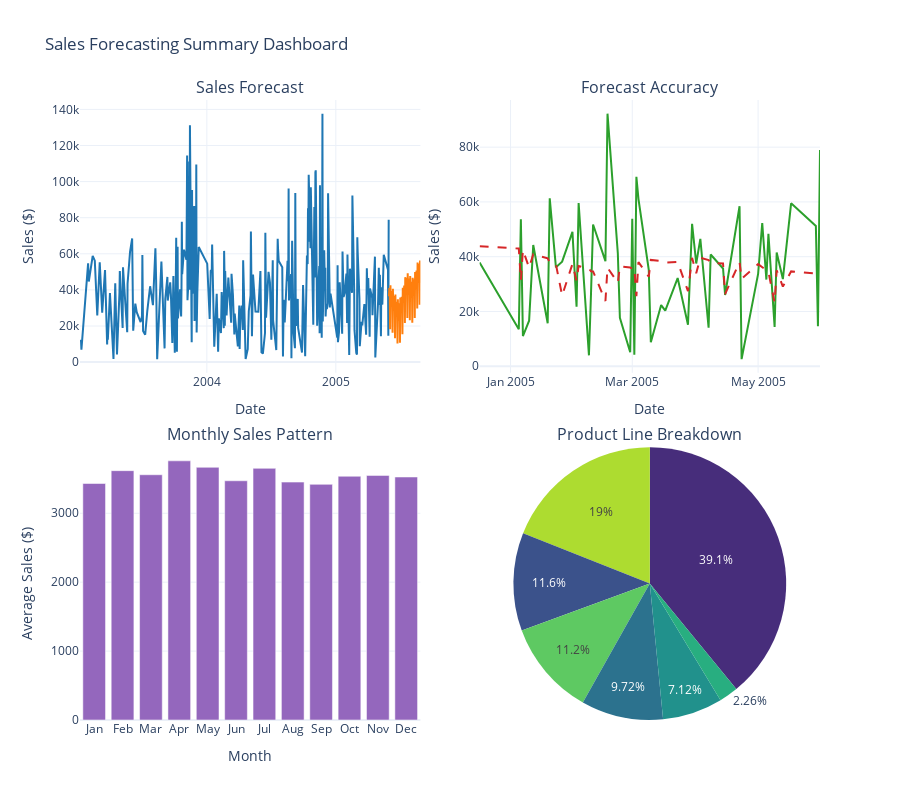

This figure's notebook cell:
### Code cell
# === VISUALIZATION 4: PRODUCT LINE PERFORMANCE & FORECAST ===
# Create product line analysis
product_sales = df.groupby(['PRODUCTLINE', pd.Grouper(key='ORDERDATE', freq='M')])['SALES'].sum().reset_index()

# Pivot for visualization
product_pivot = product_sales.pivot(index='ORDERDATE', columns='PRODUCTLINE', values='SALES')

# Create stacked area chart
plt.figure(figsize=(16, 10))
plt.stackplot(product_pivot.index, product_pivot.values.T, 
              labels=product_pivot.columns, alpha=0.8, colors=sns.color_palette("viridis", len(product_pivot.columns)))
plt.title('Monthly Sales by Product Line', fontsize=20, fontweight='bold')
plt.xlabel('Date', fontsize=14)
plt.ylabel('Sales ($)', fontsize=14)
plt.legend(loc='upper left', bbox_to_anchor=(1, 1), fontsize=12)
plt.grid(True, alpha=0.3)
plt.gca().xaxis.set_major_formatter(mdates.DateFormatter('%b %Y'))
plt.gca().xaxis.set_major_locator(mdates.MonthLocator(interval=3))
plt.xticks(rotation=45)
plt.tight_layout()
plt.show()

# === VISUALIZATION 5: SALES FORECAST SUMMARY DASHBOARD ===
# Create a summary dashboard
summary_fig = make_subplots(
    rows=2, cols=2,
    subplot_titles=('Sales Forecast', 'Forecast Accuracy', 'Monthly Sales Pattern', 'Product Line Breakdown'),
    specs=[[{"type": "scatter"}, {"type": "scatter"}],
           [{"type": "bar"}, {"type": "pie"}]],
    vertical_spacing=0.12,
    horizontal_spacing=0.08
)

# Add forecast plot
summary_fig.add_trace(
    go.Scatter(x=daily_sales['ds'], y=daily_sales['y'], mode='lines', name='Historical Sales',
               line=dict(color='#1f77b4', width=2)),
    row=1, col=1
)
summary_fig.add_trace(
    go.Scatter(x=forecast['ds'].iloc[-future_period:], y=forecast['yhat'].iloc[-future_period:], 
               mode='lines', name='Future Forecast',
               line=dict(color='#ff7f0e', width=2)),
    row=1, col=1
)

# Add accuracy plot
summary_fig.add_trace(
    go.Scatter(x=test_data['ds'], y=test_data['y'], mode='lines', name='Actual Test',
               line=dict(color='#2ca02c', width=2)),
    row=1, col=2
)
summary_fig.add_trace(
    go.Scatter(x=test_data['ds'], y=y_pred, mode='lines', name='Predicted Test',
               line=dict(color='#d62728', width=2, dash='dash')),
    row=1, col=2
)

# Add monthly sales pattern
monthly_avg = df.groupby(df['ORDERDATE'].dt.month)['SALES'].mean().reset_index()
summary_fig.add_trace(
    go.Bar(x=['Jan', 'Feb', 'Mar', 'Apr', 'May', 'Jun', 'Jul', 'Aug', 'Sep', 'Oct', 'Nov', 'Dec'],
           y=monthly_avg['SALES'], marker_color='#9467bd'),
    row=2, col=1
)

# Add product line breakdown
product_totals = df.groupby('PRODUCTLINE')['SALES'].sum()
summary_fig.add_trace(
    go.Pie(labels=product_totals.index, values=product_totals.values,
           textinfo='percent', marker=dict(colors=sns.color_palette("viridis", len(product_totals)).as_hex())),
    row=2, col=2
)

# Update layout
summary_fig.update_layout(
    title_text="Sales Forecasting Summary Dashboard",
    height=800,
    showlegend=False,
    template="plotly_white"
)

# Update axes labels
summary_fig.update_xaxes(title_text="Date", row=1, col=1)
summary_fig.update_yaxes(title_text="Sales ($)", row=1, col=1)
summary_fig.update_xaxes(title_text="Date", row=1, col=2)
summary_fig.update_yaxes(title_text="Sales ($)", row=1, col=2)
summary_fig.update_xaxes(title_text="Month", row=2, col=1)
summary_fig.update_yaxes(title_text="Average Sales ($)", row=2, col=1)



# Display the summary dashboard
summary_fig.show()
